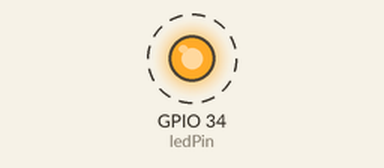
This sketch was run on a simulated ESP32. Parts: output pins drawn as LEDs (lit = HIGH). Dashed ring = blinking. What the sketch prints to the serial monitor is not drawn.

Above: at 0.1 s.
Timing chart, 0 to 3.0 s (numbered marks = the images above):
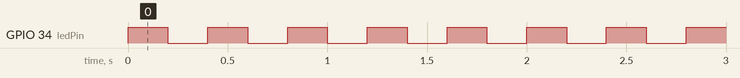

The sketch:

FreeRtos_Led_HolaMundo.ino
```cpp
#define ledPin 34

//defino los tiempos de cada tarea
const portTickType ledDelay = 200 / portTICK_RATE_MS;
const portTickType HolaMundoDelay = 1000 / portTICK_RATE_MS;

void setup() {

  Serial.begin(112500);


//creo las dos tareas a realizar, pongo prioridad a 2 para evitar problemas con el reseteo del watchdog
  xTaskCreate(LED,"LED",10000,NULL,2,NULL);
  xTaskCreate(HolaMundo,"HolaMundo",10000,NULL,2,NULL);
//inicio el scheduler
  vTaskStartScheduler();

}

//tarea parpadeo led cada 200ms
void LED(void*parameter)
{
  pinMode(ledPin,OUTPUT);
  while(1)
  {
   Serial.println("TareaLed");
  digitalWrite(ledPin, HIGH);
  vTaskDelay(ledDelay);
  digitalWrite(ledPin, LOW);
  vTaskDelay(ledDelay);
  }
}

//tarea "Hola Mundo" por UART cada 1000ms
void HolaMundo(void*parameter)
{
  while(1)
  {
  Serial.println("Hola Mundo");
  vTaskDelay(HolaMundoDelay);
  }
}

//elimino la tarea "loop" par evitar errores con el reseteo del watchdog
void loop()
{
  vTaskDelete(NULL);
}
```

Measured:
- by itself, GPIO 34 (ledPin): alternates HIGH for 0.20 s and LOW for 0.20 s
